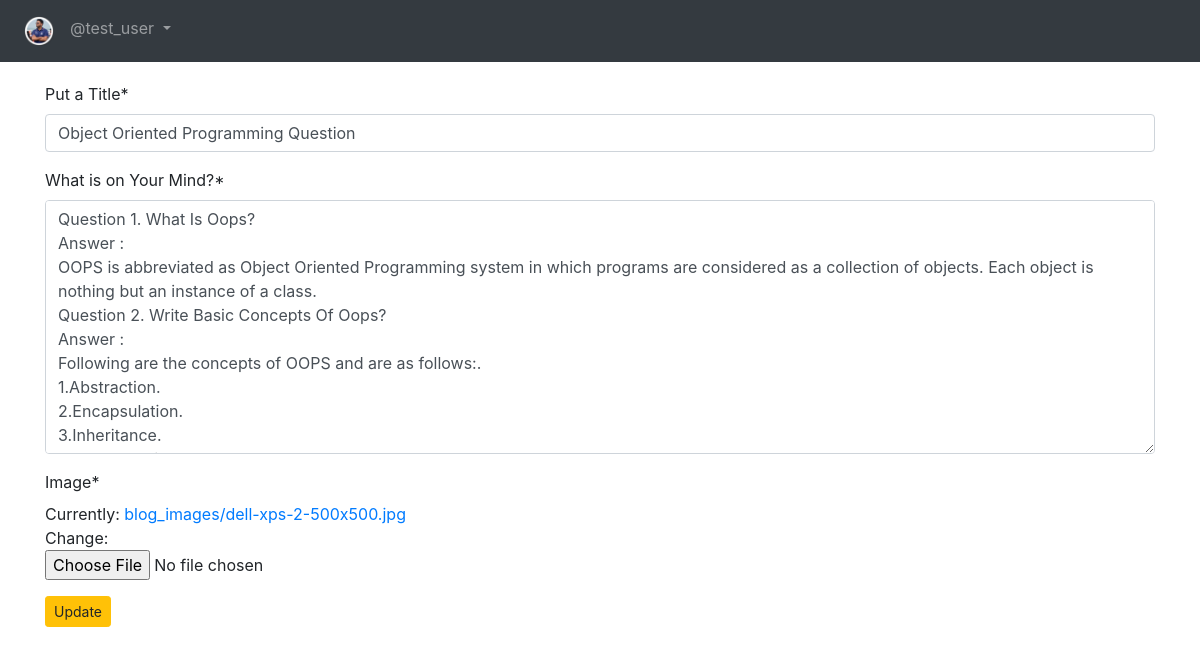
/blog/edit/4/ (signed in), run on an earlier commit of the app's database.
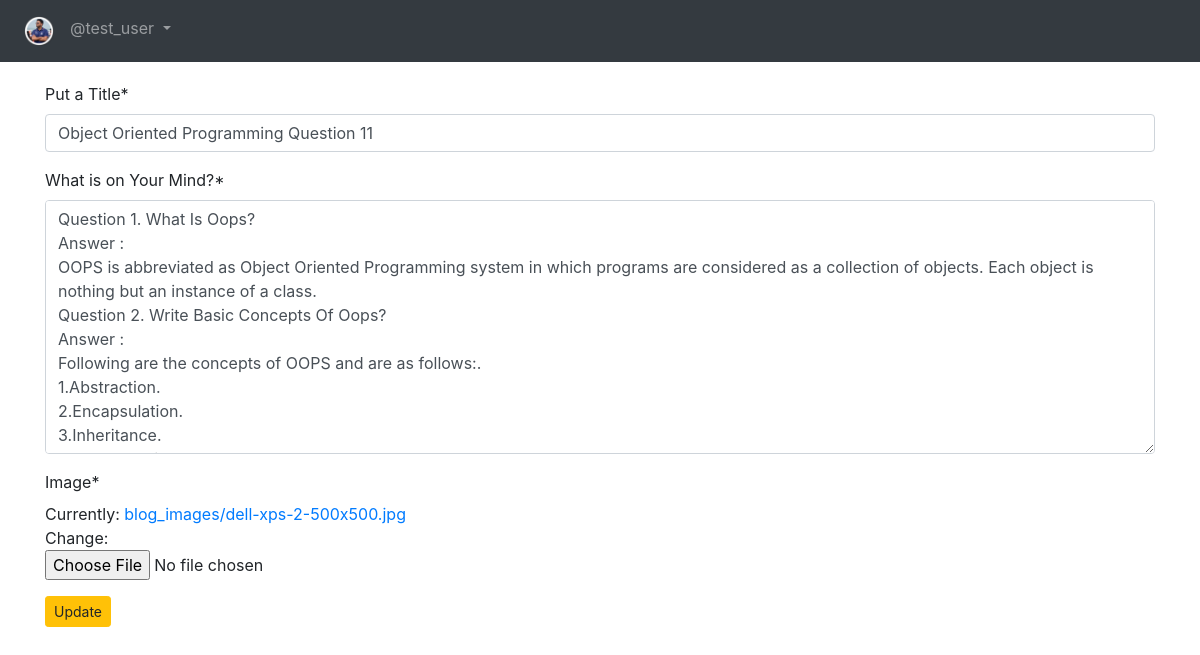
And on a later commit of the database.
### App_Blog/models.py (models this page shows, shortened)
class Blog(models.Model):
    author = models.ForeignKey(User, on_delete=models.CASCADE, related_name='post_author')
    blog_title = models.CharField(max_length=264, verbose_name="Put a Title")   # verbose = Label
    slug = models.SlugField(max_length=264, unique=True)
    blog_content = models.TextField(verbose_name="What is on Your Mind?")
    blog_image = models.ImageField(upload_to='blog_images', verbose_name="Image")
    publish_date = models.DateTimeField(auto_now_add=True)
    update_date = models.DateTimeField(auto_now=True)
    class Meta:
        ordering = ['-publish_date',]

### App_Blog/views.py (the view, shortened to what this page needs)
# urls.py: path('edit/<pk>/', views.UpdateBlog.as_view(), name='edit_blog'),
class UpdateBlog(LoginRequiredMixin, UpdateView):
    model = Blog
    fields = ('blog_title', 'blog_content', 'blog_image')
    template_name = 'App_Blog/edit_blog.html'

### templates/App_Blog/edit_blog.html (shortened to what this page needs)
{% extends 'base.html' %}
{% load crispy_forms_tags %}
{% block body_block %}
{% if blog.author == user %}
<form method="POST" enctype="multipart/form-data">
  {{form|crispy}}
  <button type="submit" name="button" class="btn btn-warning btn-sm">Update</button>
  {% else %}
  <p>Your are not allowed to view this page. 404</p>
</form>
{% endif %}
{% endblock %}

What changed in the data, as far as the page shows it:
changed Blog: blog_title "Object Oriented Programming Question" → "Object Oriented Programming Question 11"
